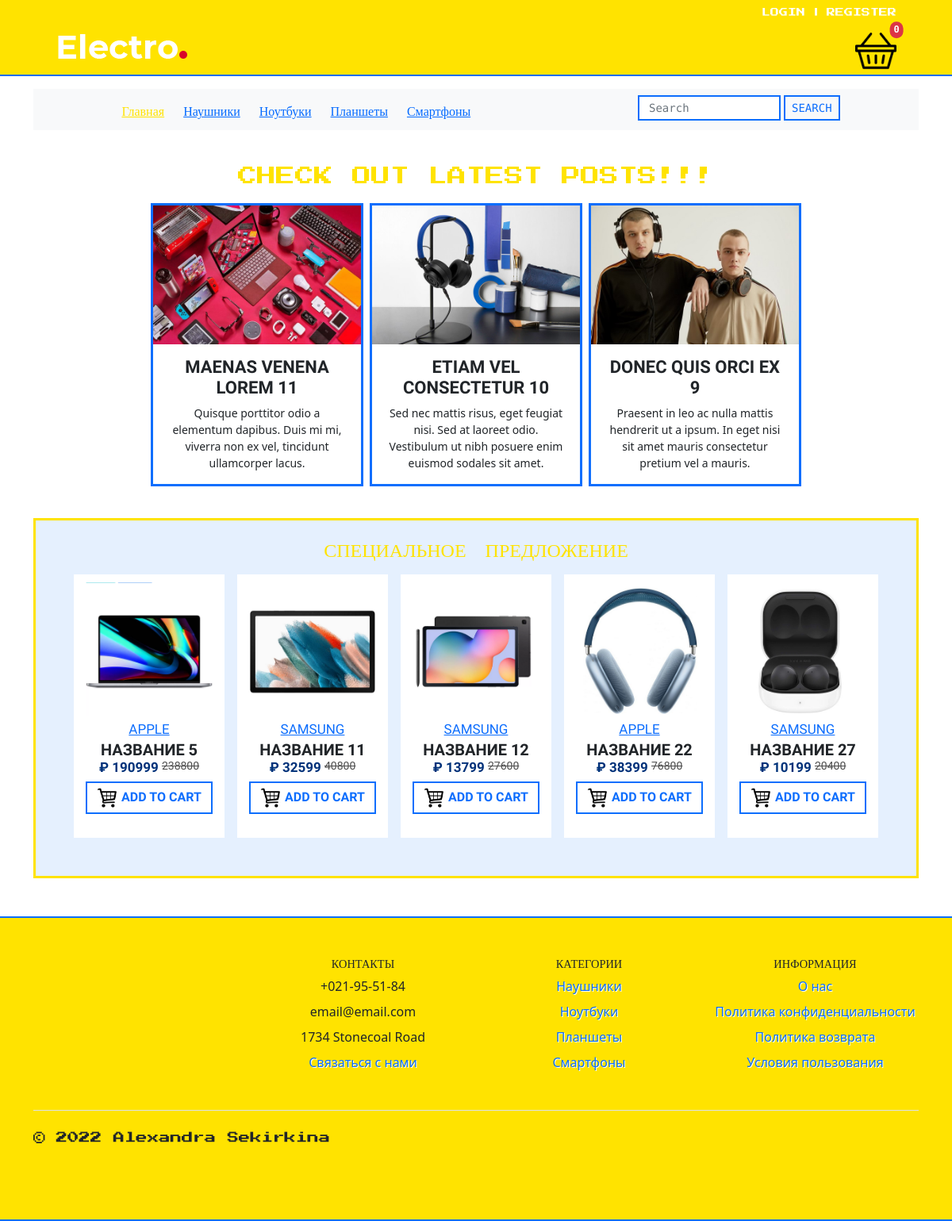
The page / on the database its author committed.
### store/models.py (models this page shows, shortened)
class Category(models.Model):
    name = models.CharField(max_length=100, db_index=True, verbose_name='Категория')
    slug = models.SlugField(db_index=True, unique=True)
    objects = models.Manager()
    class Meta:
        verbose_name = 'Категория(ю)'
        verbose_name_plural = 'Категории'
    def get_absolute_url(self):
        return reverse('store:bycategory', kwargs={'slug': self.slug})

class Product(models.Model):
    name = models.CharField(max_length=150, verbose_name='Название')
    description = models.TextField(max_length=420, blank=True)
    characteristics = models.TextField(max_length=2000, blank=True)
    photo = models.ImageField(upload_to=get_product_image_path, verbose_name='Фото')
    price = models.IntegerField(verbose_name='Цена')
    sale = models.BooleanField(default=False)
    old_price = models.IntegerField(verbose_name='Старая цена')
    is_available = models.BooleanField(default=True, verbose_name='Наличие')
    amount = models.IntegerField(verbose_name='Количество')
    category = models.ForeignKey('Category', on_delete=models.PROTECT, verbose_name='Категория')
    producer = models.ForeignKey('Producer', on_delete=models.PROTECT, verbose_name='Производитель')
    slug = models.SlugField(db_index=True, unique=True)
    users_wishlist = models.ManyToManyField(User, related_name='user_wishlist', blank=True)
    objects = models.Manager()
    products = ProductManager()
    class Meta:
        verbose_name = 'Товар'
        verbose_name_plural = 'Товары'
        default_related_name = 'products'
        ordering = ['price']
    def get_absolute_url(self):
        return reverse('store:prod_view', kwargs={'pk': self.pk})

class Producer(models.Model):
    name = models.CharField(max_length=100, db_index=True, verbose_name='Производитель')
    logo = models.ImageField(upload_to=get_producer_image_path, blank=True)
    slug = models.SlugField(db_index=True, unique=True)
    objects = models.Manager()
    def __str__(self):
        return self.name
    class Meta:
        verbose_name = 'Производитель(я)'
        verbose_name_plural = 'Производители'
    def get_absolute_url(self):
        return reverse_lazy('store:prdcr', kwargs={'slug': self.slug})

class StoreInfo(models.Model):
    logo = models.ImageField(max_length=250)
    name = models.CharField(max_length=150)
    address = models.CharField(max_length=150)
    phone = models.CharField(max_length=150)
    short_description = models.CharField(max_length=250)
    email = models.EmailField(max_length=150)
    about_us = models.TextField(max_length=2500)
    privacy_policy = models.TextField(max_length=2500)
    orders_and_returns = models.TextField(max_length=2500)
    terms_and_conditions = models.TextField(max_length=2500)
    class Meta:
        verbose_name = 'Информация о магазине'
        verbose_name_plural = 'Информация о магазине'

### blog/models.py (models this page shows, shortened)
class Post(Model):
    title = CharField(max_length=32, verbose_name='Заголовок')
    content = TextField(verbose_name='Контент', blank=True)
    short_description = CharField(max_length=126, verbose_name='Описание')
    main_photo = ImageField(upload_to=get_post_image_path, verbose_name='Обложка')
    created_at = DateTimeField(auto_now_add=True, verbose_name='Дата создания')
    is_published = BooleanField(default=True)
    views = PositiveIntegerField(default=0, verbose_name='Просмотры')
    category = ForeignKey(Category, on_delete=SET_NULL, verbose_name='Категория', related_name='posts', null=True)
    slug = SlugField(max_length=100, verbose_name='Url', db_index=True, unique=True)
    objects = Manager()
    class Meta:
        ordering = ['-created_at']
        verbose_name = 'Пост'
        verbose_name_plural = 'Посты'
    def get_absolute_url(self):
        return reverse('blog:post', kwargs={'slug': self.slug})

### store/views.py (the view)
# urls.py: path('', index, name='home'),
def index(request):
    return render(request, 'store/index.html')

### store/templates/store/index.html
{% extends 'base.html' %}
{% load store_tags %}
{% load static %}
{% block content %}
{% show_blog_posts %}
<br>
{% show_special_offer_products %}
{% endblock %}

### templates/inc/_navigation.html
{% load store_tags %}
<div class="container my-6 NAV">
    <nav class="navbar navbar-expand-lg navbar-light bg-light py-6">
        <div class="row mx-auto">
            {% url 'home' as Home %}
            <a class="col {% if request.path == Home %} TEXT_YEL
            {% else %} TEXT_BLU {% endif %}" href="{% url 'home' %}">Главная</a>
            {% get_categories as categories %}
            {% for cat in categories %}
                <a class="col {% if request.path == cat.get_absolute_url %} TEXT_YEL
                {% else %} TEXT_BLU {% endif %}" href="{{ cat.get_absolute_url }}">{{ cat.name }}</a>
            {% endfor %}
        </div>
        <form class="d-flex mb-1 mx-auto" action="{% url 'store:search' %}" method="get">
            <input class="form-control me-1 SEARCH" type="text" name="search" placeholder="Search">
            <input class="btn btn-outline-primary py-0 px-2
            SEARCH_BUTTON" type="submit" value="search">
        </form>
    </nav>
</div>
<br>

### store/templates/store/tags/blog_desc.html
{% load static %}
<div class="container BLOG_DESC_CONTAINER">
    <div class="container">
        <div class="row">
            <div class="py-3">
                <div>
                    <a href="{% url 'blog:all_posts' %}" class="TEXT_YEL">
                        <p class="mb-0 BLOG_DESC_TITLE"> {{ title | upper }}</p>
                    </a>
                </div>
            </div>
            <div class="px-5 pb-3">
                <div class="col-md-12">
                    <div class="row row-cols-1 row-cols-md-3 g-2">
                        {% for item in posts %}
                        <div class="col">
                            <div class="card h-100 SPEC_OFF_CARDS">
                                <div>
                                    <a href="{{ item.get_absolute_url }}">
                                        <img src="{{ item.main_photo.url }}" class="BLOG_DESC_IMG" alt="...">
                                    </a>
                                </div>
                                <div class="card-body">
                                    <div>
                                        <h5 class="card-title BLOG_DESC_CARD_TITLE">
                                            {{ item.title }}
                                        </h5>
                                    </div>
                                    <p class="card-text BLOG_DESC_CARD_TEXT">
                                        {{ item.short_description }}</p>
                                </div>
                            </div>
                        </div>
                        {% endfor %}
                    </div>
                </div>
            </div>
        </div>
    </div>
</div>

### store/templates/store/tags/special_offer.html
{% load static %}
<div class="container">
    <div class="row SPEC_OFF_CONTAINER">
        <div class="py-3">
            <div>
                <a href="{% url 'store:by_special' %}" class="TEXT_YEL">
                    <p class="mb-0 SPEC_OFF_TITLE"> {{ title }}</p>
                </a>
            </div>
        </div>
        <div class="px-5 pb-5">
            <div class="col-md-12">
                <div class="row row-cols-1 row-cols-md-5 g-3">
                    {% for item in products %}
                    <div class="col">
                        <div class="card h-100 PRODUCT_CARD">
                            <div>
                                <a href="{{ item.get_absolute_url }}">
                                    <img src="{{ item.photo.url }}" class="card-img-top" alt="...">
                                </a>
                            </div>
                            <div class="card-body p-1 PROD_CARD">
                                <span class="card-text">
                                    <a href="{{ item.producer.get_absolute_url }}"
                                       class="">{{ item.producer }}</a></span>
                                <br>
                                <h5 class="card-title mb-0 PROD_CARD_TITLE">
                                    {{ item.name }}</h5>
                                <div>
                                    <h6 class="PROD_CARD_PRICE">
                                        &#8381 {{ item.price }}
                                        <del class="PROD_CARD_OLD_PRICE">
                                            {{ item.old_price }}
                                        </del>
                                    </h6>
                                </div>
                                <div class="mb-3">
                                    <button class="btn btn-outline-primary CART_BUTTON" id="add_to_cart"
                                            data-index="{{ item.id }}" value="{{ item.id }}">
                                        <img src="{% static 'img/cart2.png' %}" class="card-img-top CART_IMAGE"
                                             alt="Oops...">
                                        Add to cart
                                    </button>
                                </div>
                            </div>
                        </div>
                    </div>
                    {% empty %}
                    <span> Try something else, please! </span>
                    {% endfor %}
                </div>
            </div>
        </div>
    </div>
</div>

### templates/inc/_footer.html
{% load cache %}
{% cache 30 footer %}
{% load store_tags %}
{% get_store_info as store %}
{% get_categories as categories %}
<br>
<br>
<div class="FOOTER">
    <br>
    <div class="container">
        <footer class="py-4">
            <div class="row">
                <div class="col-6 col-md-3 mb-3">
                </div>
                <div class="col-6 col-md-3 mb-3">
                    <h5 class="FOOTER_TITLE">
                        Контакты </h5>
                    <ul class="nav flex-column text-center">
                        <li class="nav-item mb-2"> {{ store.phone }}</li>
                        <li class="nav-item mb-2"> {{ store.email }}</li>
                        <li class="nav-item mb-2"> {{ store.address }}</li>
                        <li class="nav-item mb-2 mx-auto FOOTER_LINKS">
                            <a href="{% url 'contact_form' %}" class="nav-link p-0">
                                Связаться с нами</a>
                        </li>
                    </ul>
                </div>
                <div class="col-6 col-md-3 mb-3">
                    <h5 class="FOOTER_TITLE">
                        Категории</h5>
                    <ul class="nav flex-column">
                        {% for cat in categories %}
                        <li class="nav-item mb-2 mx-auto FOOTER_LINKS">
                            <a href="{{ cat.get_absolute_url }}" class="nav-link p-0">
                                {{ cat.name }}</a></li>
                        {% endfor %}
                    </ul>
                </div>
                <div class="col-6 col-md-3 mb-3">
                    <h5 class="FOOTER_TITLE">
                        Информация</h5>
                    <ul class="nav flex-column">
                        <li class="nav-item mb-2 mx-auto FOOTER_LINKS">
                            <a href="{% url 'store:about' %}" class="nav-link p-0">
                                О нас</a>
                        </li>
                        <li class="nav-item mb-2 mx-auto FOOTER_LINKS">
                            <a href="{% url 'store:ppol' %}" class="nav-link p-0">
                                Политика конфиденциальности</a></li>
                        <li class="nav-item mb-2 mx-auto FOOTER_LINKS">
                            <a href="{% url 'store:ord_ret' %}" class="nav-link p-0">
                                Политика возврата</a>
                        </li>
                        <li class="nav-item mb-2 mx-auto FOOTER_LINKS">
                            <a href="{% url 'store:terms' %}" class="nav-link p-0">
                                Условия пользования</a>
                        </li>
                    </ul>
                </div>
            </div>
            <div class="d-flex flex-column flex-sm-row justify-content-between py-4 my-4 border-top">
                <p class="SIGNATURE">&copy; 2022 Alexandra Sekirkina</p>
                <ul class="list-unstyled d-flex">
                    <li class="ms-3"><a class="link-dark" href="#">
                        <svg class="bi" width="24" height="24">
                            <use xlink:href="#twitter"/>
                        </svg>
                    </a></li>
                    <li class="ms-3"><a class="link-dark" href="#">
                        <svg class="bi" width="24" height="24">
                            <use xlink:href="#instagram"/>
                        </svg>
                    </a></li>
                    <li class="ms-3"><a class="link-dark" href="#">
                        <svg class="bi" width="24" height="24">
                            <use xlink:href="#facebook"/>
                        </svg>
                    </a></li>
                </ul>
            </div>
        </footer>
    </div>
</div>
{% endcache %}

### rows shown on the page
Category: name "Наушники"
Category: name "Ноутбуки"
Category: name "Планшеты"
Category: name "Смартфоны"
Post: main_photo (picture), title "MAENAS VENENA LOREM 11", short_description "Quisque porttitor odio a elementum dapibus. Duis mi mi, viverra non ex vel, tincidunt ullamcorper lacus."
Post: main_photo (picture), title "ETIAM VEL CONSECTETUR 10", short_description "Sed nec mattis risus, eget feugiat nisi. Sed at laoreet odio. Vestibulum ut nibh posuere enim euismod sodales sit amet."
Post: main_photo (picture), title "DONEC QUIS ORCI EX 9", short_description "Praesent in leo ac nulla mattis hendrerit ut a ipsum. In eget nisi sit amet mauris consectetur pretium vel a mauris."
Product: photo (picture), producer "APPLE", name "НАЗВАНИЕ 5", price "190999", old_price "238800", {{ item.id }} 5 (drawn)
Product: photo (picture), producer "SAMSUNG", name "НАЗВАНИЕ 11", price "32599", old_price "40800", {{ item.id }} 11 (drawn)
Product: photo (picture), producer "SAMSUNG", name "НАЗВАНИЕ 12", price "13799", old_price "27600", {{ item.id }} 12 (drawn)
Product: photo (picture), producer "APPLE", name "НАЗВАНИЕ 22", price "38399", old_price "76800", {{ item.id }} 22 (drawn)
Product: photo (picture), producer "SAMSUNG", name "НАЗВАНИЕ 27", price "10199", old_price "20400", {{ item.id }} 27 (drawn)
StoreInfo: phone "+021-95-51-84", email "email@email.com", address "1734 Stonecoal Road"

### other values the page prints
{{ title | upper }} "CHECK OUT LATEST POSTS!!!"
{{ title }} "СПЕЦИАЛЬНОЕ ПРЕДЛОЖЕНИЕ"
